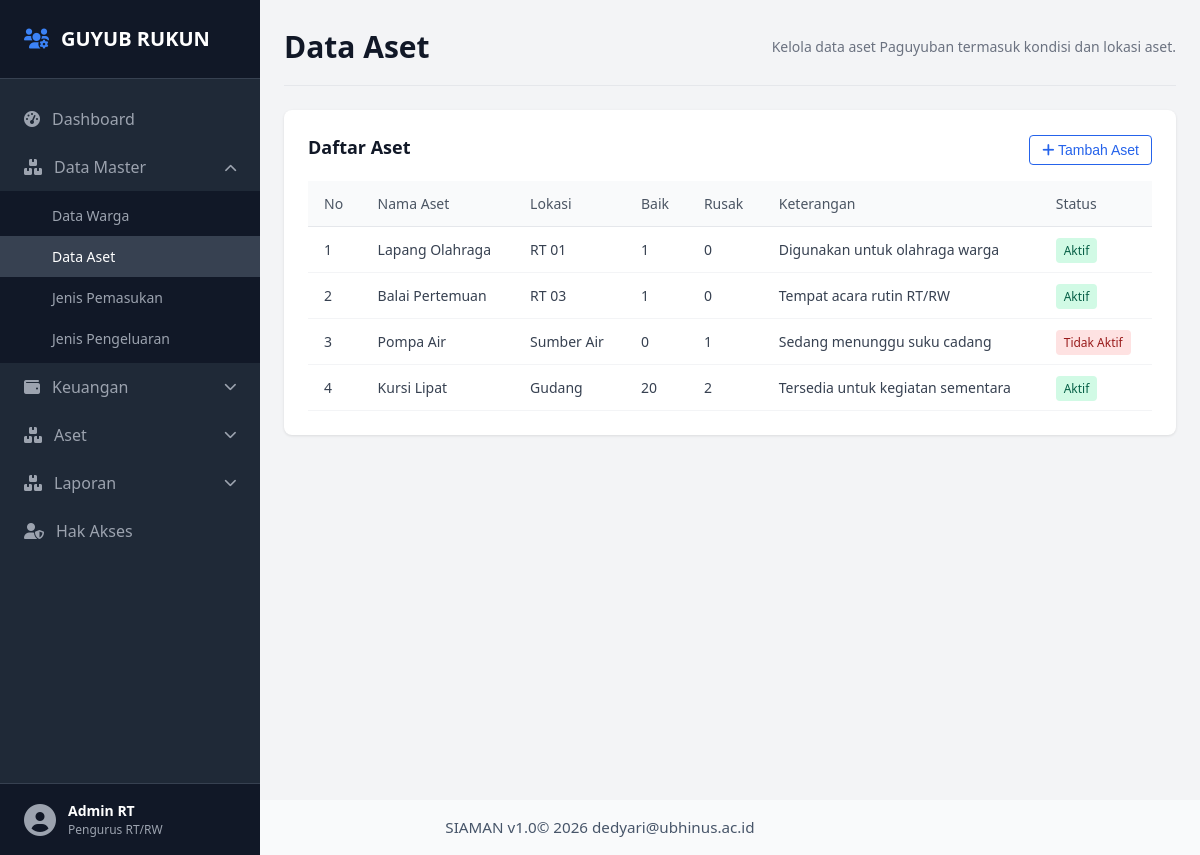
The page /data-aset.php on the database its author committed.
### tables this page shows
CREATE TABLE IF NOT EXISTS aset (
    id INT AUTO_INCREMENT PRIMARY KEY,
    nama VARCHAR(140) NOT NULL,
    lokasi VARCHAR(140) NOT NULL,
    jumlah_baik INT NOT NULL DEFAULT 0,
    jumlah_rusak INT NOT NULL DEFAULT 0,
    keterangan TEXT,
    status ENUM('Aktif', 'Tidak Aktif') NOT NULL DEFAULT 'Aktif',
    created_at TIMESTAMP DEFAULT CURRENT_TIMESTAMP,
    updated_at TIMESTAMP DEFAULT CURRENT_TIMESTAMP ON UPDATE CURRENT_TIMESTAMP
);

### inc/db.php (called while the page is built, shortened)
<?php
try {
    $dbAvailable = true;
} catch (PDOException $exception) {
    $dbError = $exception->getMessage();
}
?>

### inc/data.php (called while the page is built, shortened)
<?php
require_once __DIR__ . '/db.php';
function dbFetchAll($sql) {
    global $pdo, $dbAvailable;
    return $pdo->query($sql)->fetchAll();
}
if ($dbAvailable) {
    $dbAset = dbFetchAll('SELECT nama, lokasi, jumlah_baik AS baik, jumlah_rusak AS rusak, keterangan, status FROM aset ORDER BY id ASC');
    if ($dbAset) {
        $assetList = $dbAset;
    }
}
?>

### data-aset.php (the view, shortened to what this page needs)
<?php
include 'inc/data.php';
include 'inc/header.php';
?>
<header class="dashboard-header">
    <h1>Data Aset</h1>
    <div class="periode-aktif">
        Kelola data aset Paguyuban termasuk kondisi dan lokasi aset.
    </div>
</header>
<section class="details-box data-warga-box">
    <div class="transaksi-header">
        <h2>Daftar Aset</h2>
        <button id="btnTambahAset" class="btn-filter" onclick="openAsetModal()">
            <i class="fas fa-plus"></i> Tambah Aset
        </button>
    </div>
    <div class="table-responsive">
        <table class="data-table">
            <thead>
                <tr>
                    <th>No</th>
                    <th>Nama Aset</th>
                    <th>Lokasi</th>
                    <th>Baik</th>
                    <th>Rusak</th>
                    <th>Keterangan</th>
                    <th>Status</th>
                </tr>
            </thead>
            <tbody>
                <?php foreach ($assetList as $index => $aset): ?>
                    <tr>
                        <td><?= $index + 1 ?></td>
                        <td><?= htmlspecialchars($aset['nama'], ENT_QUOTES, 'UTF-8') ?></td>
                        <td><?= htmlspecialchars($aset['lokasi'], ENT_QUOTES, 'UTF-8') ?></td>
                        <td><?= htmlspecialchars($aset['baik'], ENT_QUOTES, 'UTF-8') ?></td>
                        <td><?= htmlspecialchars($aset['rusak'], ENT_QUOTES, 'UTF-8') ?></td>
                        <td><?= htmlspecialchars($aset['keterangan'], ENT_QUOTES, 'UTF-8') ?></td>
                        <td><span class="type-badge <?= $aset['status'] === 'Aktif' ? 'badge-pemasukan' : 'badge-pengeluaran' ?>"><?= htmlspecialchars($aset['status'], ENT_QUOTES, 'UTF-8') ?></span></td>
                    </tr>
                <?php endforeach; ?>
            </tbody>
        </table>
    </div>
</section>
<?php include 'inc/footer.php'; ?>

### css/style.css (style rules this page uses)
* { margin: 0; padding: 0; box-sizing: border-box; }
body { font-family: 'Segoe UI', Tahoma, Geneva, Verdana, sans-serif; background-color: #f3f4f6; color: #1f2937; line-height: 1.5; }
.dashboard-header { display: flex; justify-content: space-between; align-items: center; border-bottom: 1px solid #e5e7eb; padding-bottom: 16px; margin-bottom: 24px; }
.dashboard-header h1 { font-size: 1.875rem; font-weight: 700; color: #111827; }
.periode-aktif { font-size: 0.875rem; color: #6b7280; }
.details-box { background-color: #ffffff; border-radius: 8px; box-shadow: 0 1px 3px rgba(0, 0, 0, 0.1); padding: 24px; }
.details-box h2 { font-size: 1.125rem; font-weight: 700; color: #111827; margin-bottom: 4px; }
.transaksi-header { display: flex; justify-content: space-between; align-items: center; gap: 16px; margin-bottom: 16px; }
.btn-filter { background: none; border: 1px solid #2563eb; color: #2563eb; padding: 6px 12px; border-radius: 4px; font-size: 0.875rem; cursor: pointer; transition: all 0.2s; }
.table-responsive { width: 100%; overflow-x: auto; }
.data-table { width: 100%; border-collapse: collapse; text-align: left; font-size: 0.875rem; }
.data-table th { background-color: #f9fafb; color: #4b5563; padding: 12px 16px; font-weight: 500; border-bottom: 1px solid #e5e7eb; }
.data-table td { padding: 12px 16px; border-bottom: 1px solid #f3f4f6; color: #374151; }
.type-badge { font-size: 0.75rem; padding: 4px 8px; border-radius: 4px; font-weight: 500; }
.badge-pemasukan { background-color: #d1fae5; color: #065f46; }
.badge-pengeluaran { background-color: #fee2e2; color: #991b1b; }

### rows shown on the page
aset: nama "Lapang Olahraga", lokasi "RT 01", jumlah_baik "1", jumlah_rusak "0", keterangan "Digunakan untuk olahraga warga", status "Aktif"
aset: nama "Balai Pertemuan", lokasi "RT 03", jumlah_baik "1", jumlah_rusak "0", keterangan "Tempat acara rutin RT/RW", status "Aktif"
aset: nama "Pompa Air", lokasi "Sumber Air", jumlah_baik "0", jumlah_rusak "1", keterangan "Sedang menunggu suku cadang", status "Tidak Aktif"
aset: nama "Kursi Lipat", lokasi "Gudang", jumlah_baik "20", jumlah_rusak "2", keterangan "Tersedia untuk kegiatan sementara", status "Aktif"
